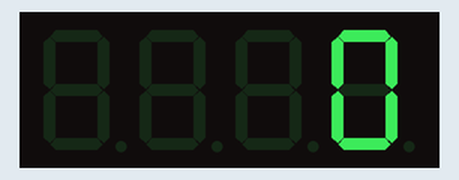
Recording of a sketch running on a simulated Arduino Uno, built with avr-gcc and run on an emulated ATmega328P. Parts: 4-digit seven-segment display.

Above: at 0.1 s.
At 4.8 s:
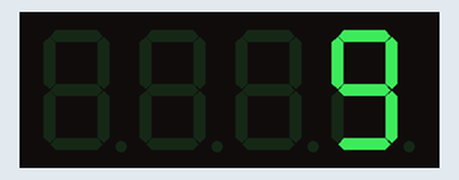
At 9.5 s:
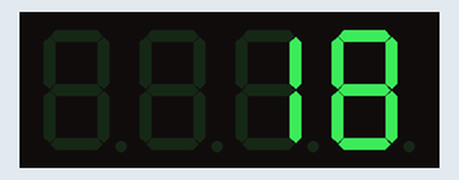
At 19.4 s:
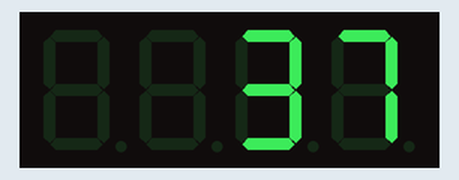
At 29.3 s:
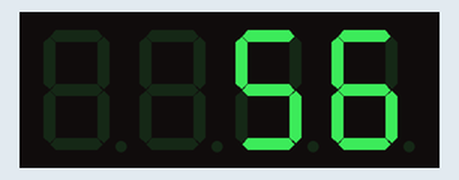
At 39.2 s:
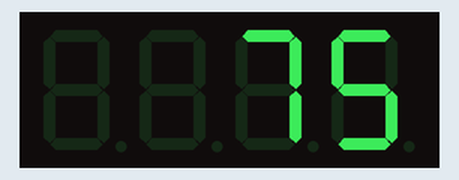

Measured:
- what the display in image 1 shows lasts 0.5 s, from 4.7 s to 5.2 s

The sketch:

Timer_countdown.ino
```cpp
#include <TM1637Display.h>

const int CLK = 14; //Set the CLK pin connection to the display
const int DIO = 18; //Set the DIO pin connection to the display


int NumStep = 0;  //Variable to interate

TM1637Display display1(CLK, DIO);  //set up the 4-Digit Display.

void setup()
{
  display1.setBrightness(0x0a);  //set the diplay to maximum brightness
}


void loop()
{
  for(NumStep = 0; NumStep < 9999; NumStep++)  //Interrate NumStep
  {
    display1.showNumberDec(NumStep); //Display the Variable value;
    delay(500);  //A half second delay between steps.
  }
}
```
